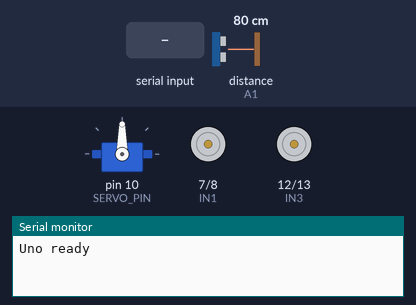
Recording of a sketch running on a simulated Arduino Uno, built with avr-gcc and run on an emulated ATmega328P. Parts: servo, motor-driver pin pairs drawn as motors (green arrow = first pin HIGH = forward, orange = second pin HIGH = backward, longer = more drive, scaled by the enable pin), the last lines printed to the serial monitor. The test bench sets the inputs (shaded band); at power-on: distance to the obstacle (sensor on A1) 80 cm. The echo pulse lasts 58.3 µs per cm.

Above: at 1.2 s.
1.3 s: "F90\n" received over Serial
At 2.5 s:
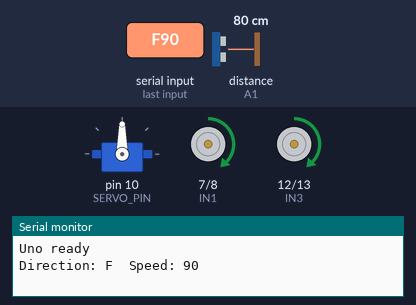
2.8 s: "B90\n" received over Serial
At 3.8 s:
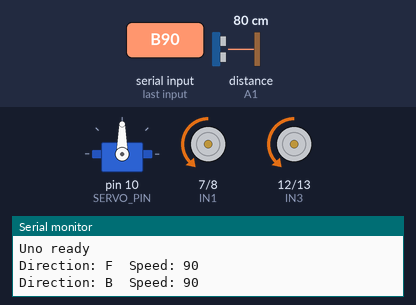
4.3 s: "L90\n" received over Serial
At 4.9 s:
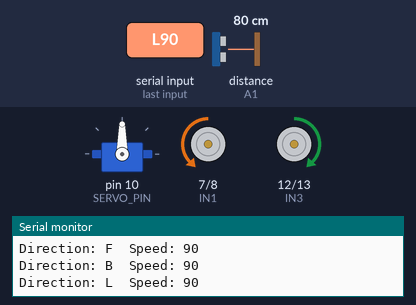
5.8 s: "R90\n" received over Serial
At 7.0 s:
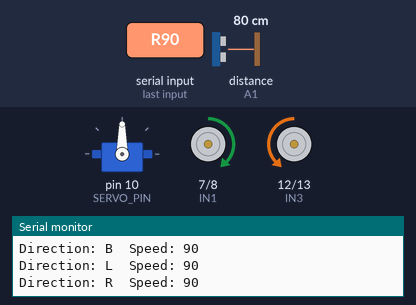
7.3 s: "F,45\n" received over Serial
At 8.4 s:
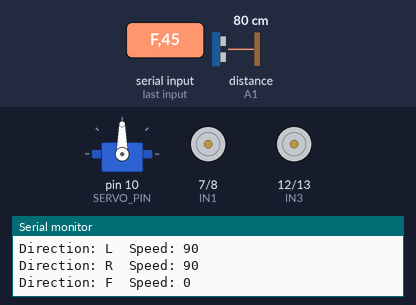
8.8 s: distance to the obstacle (sensor on A1) set to 21 cm
10.3 s: distance to the obstacle (sensor on A1) set to 17 cm
Timing chart, 0 to 12.8 s (numbered marks = the images above; inputs shaded):
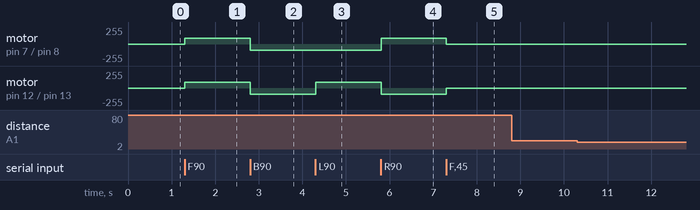

Measured:
- after the input at 1.3 s, motor on pin 7 (IN1) / pin 8 (IN2), motor on pin 12 (IN3) / pin 13 (IN4): stopped → forward 90/255 at once
- after the input at 2.8 s, motor on pin 7 (IN1) / pin 8 (IN2), motor on pin 12 (IN3) / pin 13 (IN4): forward 90/255 → backward 90/255 at once
- after the input at 4.3 s, motor on pin 12 (IN3) / pin 13 (IN4): backward 90/255 → forward 90/255 at once
- after the input at 5.8 s, motor on pin 7 (IN1) / pin 8 (IN2): backward 90/255 → forward 90/255 at once; motor on pin 12 (IN3) / pin 13 (IN4): forward 90/255 → backward 90/255 at once
- after the input at 7.3 s, motor on pin 7 (IN1) / pin 8 (IN2): forward 90/255 → stopped at once; motor on pin 12 (IN3) / pin 13 (IN4): backward 90/255 → stopped at once
- after the input at 8.8 s, every drawn part: stays the same

The sketch:

8_Wheeled_Robot_Uno_ESP8266_L298N_uno1.ino
```cpp
// 8-Wheeled Robot - Arduino Uno (same logic as robot_test.ino)
// Receives commands from the ESP8266 on Serial: F/B/L/R/S + speed, A<angle>, D
#include <Servo.h>

const int ENA = 5, IN1 = 7, IN2 = 8;    // left motor
const int ENB = 6, IN3 = 12, IN4 = 13;  // right motor
const int SERVO_PIN = 10, TRIG = A0, ECHO = A1;
const int STOP_DISTANCE_CM = 20;

Servo scanServo;
char currentDir = 'S';
int speedValue = 150;
String cmd = "";
unsigned long lastCharTime = 0, lastDistCheck = 0;

void setSide(int en, int inA, int inB, int dir, int spd) {
  digitalWrite(inA, dir == 1 ? HIGH : LOW);
  digitalWrite(inB, dir == -1 ? HIGH : LOW);
  analogWrite(en, dir == 0 ? 0 : spd);
}

void drive(char d) {
  switch (d) {
    case 'F': setSide(ENA, IN1, IN2, 1, speedValue);  setSide(ENB, IN3, IN4, 1, speedValue);  break;
    case 'B': setSide(ENA, IN1, IN2, -1, speedValue); setSide(ENB, IN3, IN4, -1, speedValue); break;
    case 'L': setSide(ENA, IN1, IN2, -1, speedValue); setSide(ENB, IN3, IN4, 1, speedValue);  break;
    case 'R': setSide(ENA, IN1, IN2, 1, speedValue);  setSide(ENB, IN3, IN4, -1, speedValue); break;
    default:  setSide(ENA, IN1, IN2, 0, 0); setSide(ENB, IN3, IN4, 0, 0); d = 'S'; break;
  }
  currentDir = d;
}

long readDistanceCm() {
  digitalWrite(TRIG, LOW); delayMicroseconds(2);
  digitalWrite(TRIG, HIGH); delayMicroseconds(10);
  digitalWrite(TRIG, LOW);
  unsigned long us = pulseIn(ECHO, HIGH, 30000UL);
  if (us == 0) return 999;
  return us / 58;
}

void handleCommand(String c) {
  c.trim();
  if (c.length() == 0) return;
  char letter = toupper(c.charAt(0));
  int value = (c.length() > 1) ? c.substring(1).toInt() : -1;
  if (letter == 'A') {
    if (value < 0) value = 90;
    scanServo.write(constrain(value, 0, 180));
    return;
  }
  if (letter == 'D') {
    Serial.print(F("Distance: ")); Serial.println(readDistanceCm());
    return;
  }
  if (letter == 'F' || letter == 'B' || letter == 'L' || letter == 'R' || letter == 'S') {
    if (value >= 0) speedValue = constrain(value, 0, 255);
    drive(letter);
    Serial.print(F("Direction: ")); Serial.print(currentDir);
    Serial.print(F("  Speed: ")); Serial.println(speedValue);
  }
}

void setup() {
  pinMode(ENA, OUTPUT); pinMode(IN1, OUTPUT); pinMode(IN2, OUTPUT);
  pinMode(ENB, OUTPUT); pinMode(IN3, OUTPUT); pinMode(IN4, OUTPUT);
  pinMode(TRIG, OUTPUT); pinMode(ECHO, INPUT);
  scanServo.attach(SERVO_PIN);
  scanServo.write(90);
  Serial.begin(9600);   // same baud as the ESP8266 bridge
  drive('S');
  Serial.println(F("Uno ready"));
}

void loop() {
  while (Serial.available()) {
    char ch = Serial.read();
    lastCharTime = millis();
    if (ch == '\n' || ch == '\r') { handleCommand(cmd); cmd = ""; }
    else cmd += ch;
  }
  if (cmd.length() > 0 && millis() - lastCharTime > 100) { handleCommand(cmd); cmd = ""; }

  if (millis() - lastDistCheck > 100) {
    lastDistCheck = millis();
    if (currentDir == 'F' && readDistanceCm() < STOP_DISTANCE_CM) {
      drive('S');
      Serial.println(F("Obstacle - stopped"));
    }
  }
}
```
